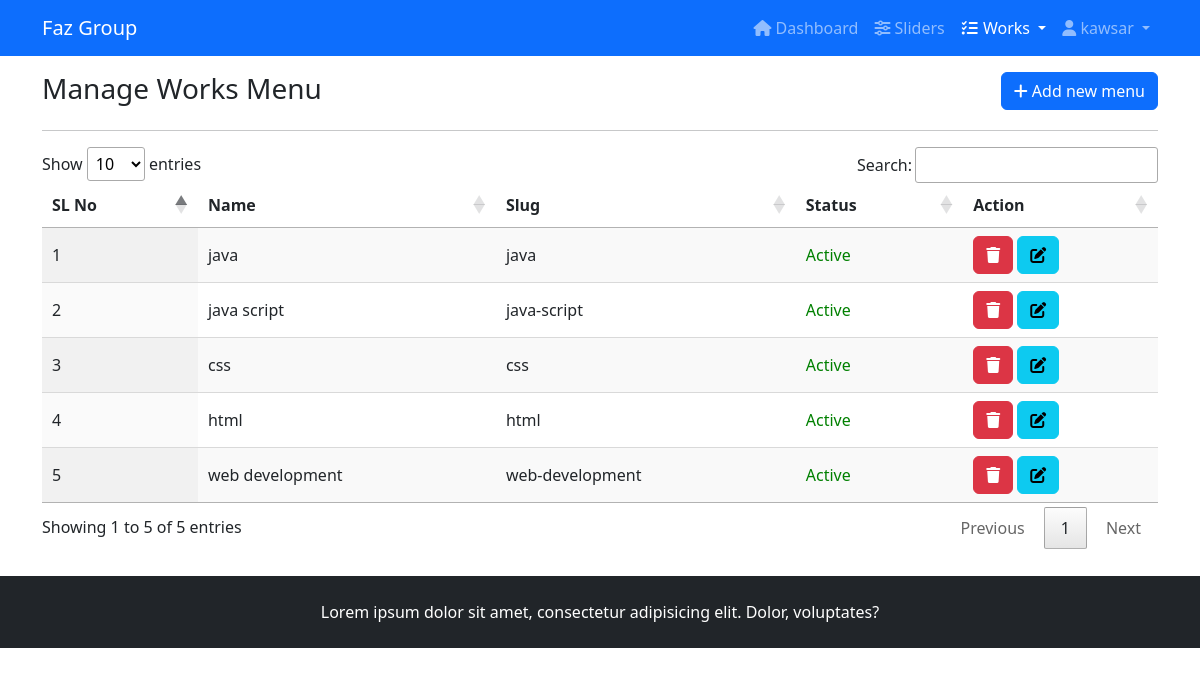
The page /admin/work-menu.php (signed in) on the database its author committed.
### tables this page shows
CREATE TABLE IF NOT EXISTS `works_menu` (
  `id` int(11) NOT NULL AUTO_INCREMENT,
  `name` varchar(50) DEFAULT NULL,
  `slug` varchar(50) NOT NULL,
  `status` tinyint(1) NOT NULL DEFAULT '1',
  `create_by` int(3) DEFAULT NULL,
  `created_at` timestamp NOT NULL DEFAULT CURRENT_TIMESTAMP,
  `updated_at` timestamp NOT NULL DEFAULT CURRENT_TIMESTAMP,
  PRIMARY KEY (`id`),
  KEY `create_by` (`create_by`)
);

### app/classes/Dbcon.php (called while the page is built, shortened)
<?php
class Dbcon{
    public function __construct()
    {
        $this->con = new mysqli('localhost','root','','dcw');
    }
}
?>

### app/classes/WorkMenu.php (called while the page is built, shortened)
<?php
class WorkMenu extends Dbcon
{
    public function works_menu()
    {
        return $this->con->query("SELECT * FROM `works_menu` ORDER BY `id` DESC  ");
    }
}

### admin/work-menu.php (the view, shortened to what this page needs)
<?php
require_once 'header.php';
$worksMenu = new WorkMenu();
$result = $worksMenu->works_menu();
?>
    <section class="p-3 main-section">
        <div class="container">
            <div class="row">
                <div class="col-6">
                    <h3>Manage Works Menu</h3>
                </div>
                <div class="col-6 text-end">
                    <a href="work-menu-create.php" class="btn btn-primary"> <i class="fa fa-add"></i> Add new menu</a>
                </div>
            </div>
            <hr>
            <div class="table-responsive">
                <table id="table-work-menu" class="display">
                    <thead>
                    <tr>
                        <th>SL No</th>
                        <th>Name</th>
                        <th>Slug</th>
                        <th>Status</th>
                        <th>Action</th>
                    </tr>
                    </thead>
                    <tbody>
                    <?php
                    $sn = 1;
                    while ($row = mysqli_fetch_array($result)) {
                        ?>
                        <tr>
                            <td><?= $sn; ?></td>
                            <td><?= $row['name'] ?></td>
                            <td><?= $row['slug'] ?></td>
                            <td style="color: <?= $row['status'] == 1 ? 'green':'red' ?>;"><?= $row['status'] == 1 ? 'Active':'Inactive' ?></td>
                            <td>
                                <a href="javascript:" class="btn btn-danger"><i class="fa fa-trash"></i></a>
                                <a href="javascript:" class="btn btn-info" ><i class="fa fa-edit"></i></a>
                            </td>
                        </tr>
                        <?php $sn++;
                    }
                    ?>
                    </tbody>
                </table>
            </div>
        </div>
    </section>
<?php require_once 'footer.php'; ?>

### assets/css/admin/style.css (style rules this page uses)
.main-section { min-height: 520px; }

### rows shown on the page
works_menu: name "java", slug "java", status "Active"
works_menu: name "java script", slug "java-script", status "Active"
works_menu: name "css", slug "css", status "Active"
works_menu: name "html", slug "html", status "Active"
works_menu: name "web development", slug "web-development", status "Active"

### other values the page prints
strstr($_SESSION['user_name'], ' ', true) "kawsar"
